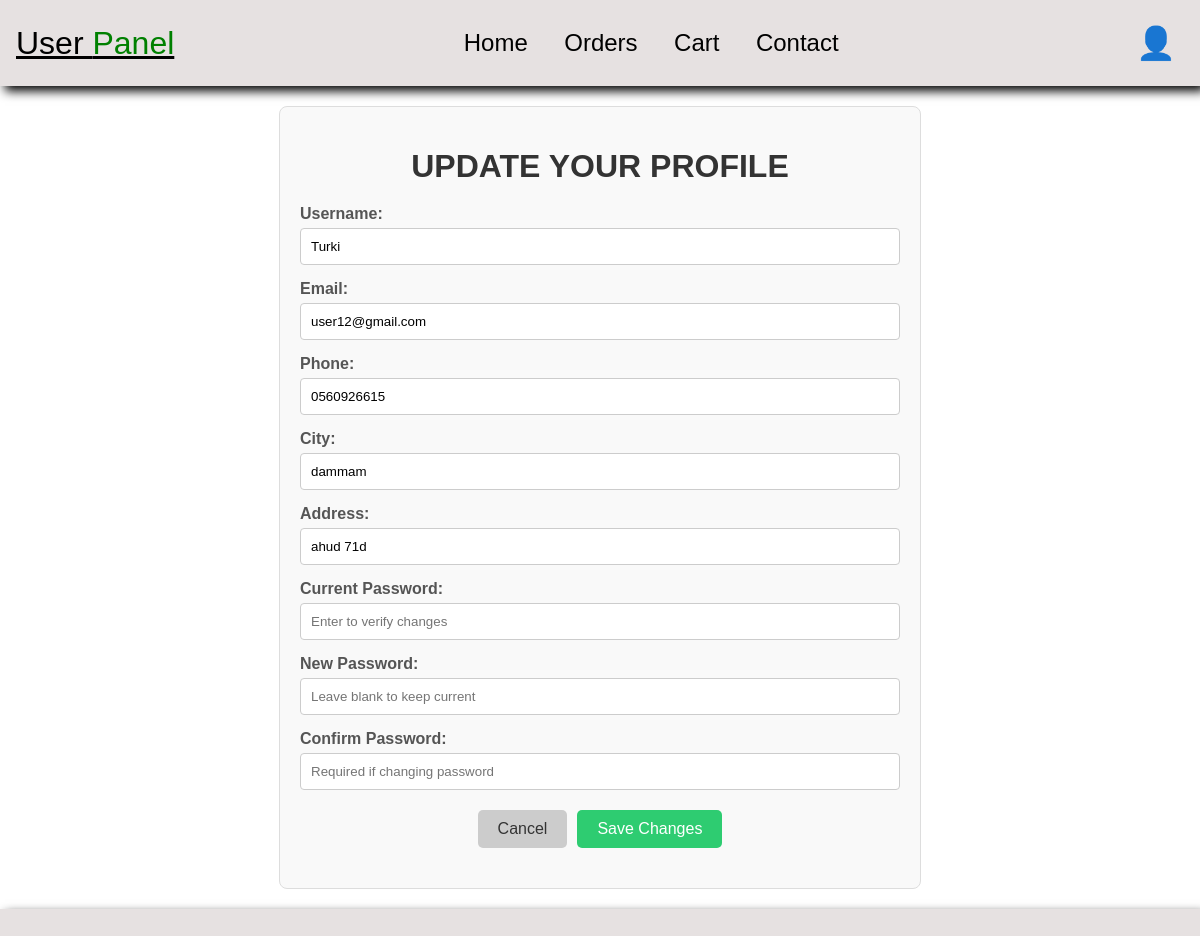
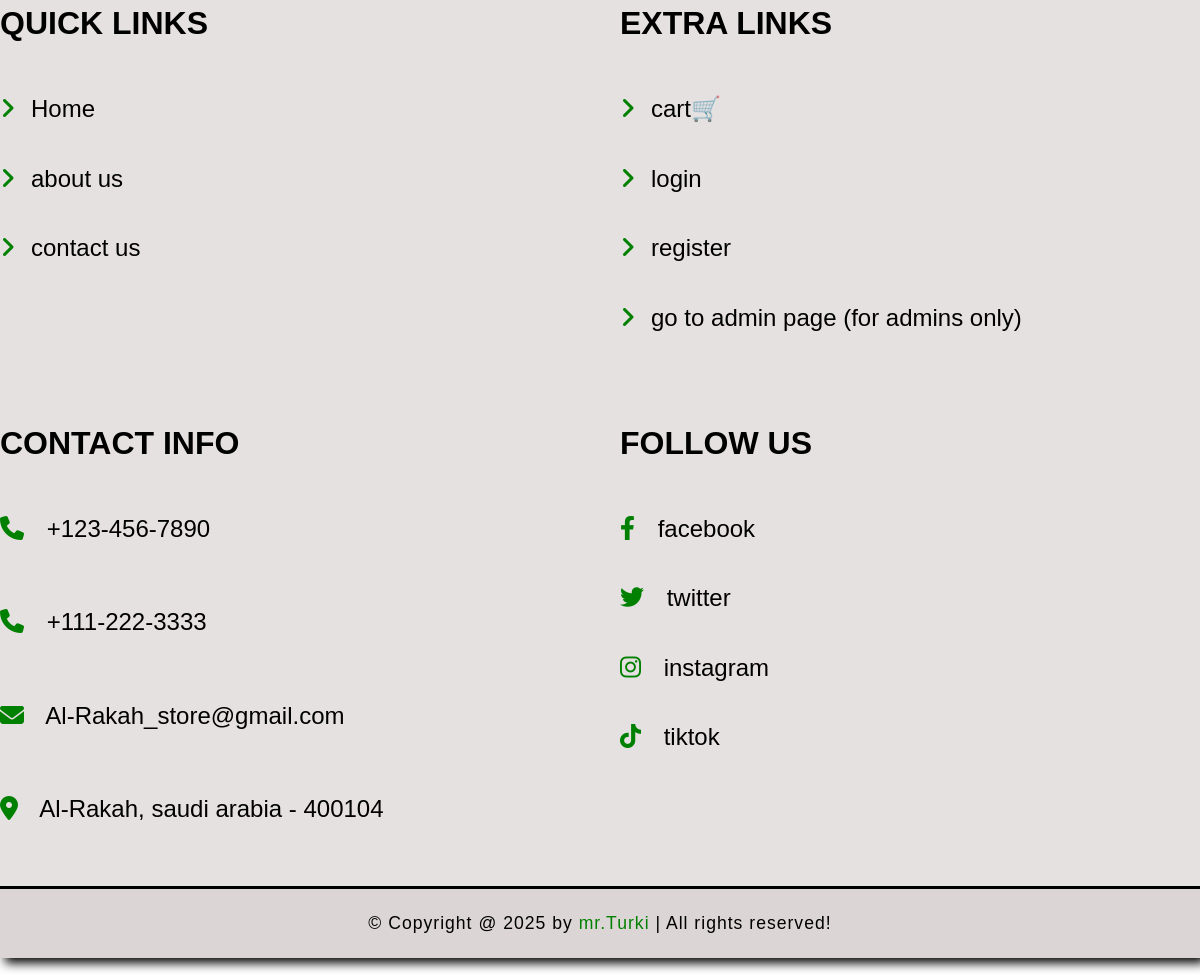
Page /GroceryStore/php/user_update_profile.php (signed in) on the committed database (2 pictures, top to bottom).
### tables this page shows
CREATE TABLE `users` (
  `id` int(11) NOT NULL AUTO_INCREMENT,
  `Name` varchar(100) NOT NULL,
  `Email` varchar(100) NOT NULL,
  `Password` varchar(255) NOT NULL,
  `city` varchar(45) NOT NULL,
  `Address` text NOT NULL,
  `Phone` varchar(15) NOT NULL,
  `CreatedAt` timestamp NOT NULL DEFAULT current_timestamp(),
  `user_type` varchar(45) DEFAULT 'user',
  PRIMARY KEY (`id`),
  UNIQUE KEY `Email` (`Email`)
);

### GroceryStore/php/user_update_profile.php (the view, shortened to what this page needs)
<?php
require_once 'config.php';
$user_id = $_SESSION['user_id'];
try {
    $select = $conn->prepare("SELECT Name, Phone, Email, City, Address, Password FROM `users` WHERE `id` = ?");
    $select->execute([$user_id]);
    $current_user = $select->fetch(PDO::FETCH_ASSOC);
} catch (PDOException $e) {
    $message = "Database error fetching user data: " . htmlspecialchars($e->getMessage());
    $message_type = "error";
}
?>
<!DOCTYPE html>
<html>
<head>
    <link rel="stylesheet" href="\web project\GroceryStore\css\StyleSheet.css">
    </head>
<body>
    <?php include 'user_header.php'; ?>
    <div class="update_user_form_container">
        <h1 class="update_user_form_title">UPDATE YOUR PROFILE</h1>
        <form method="POST" onsubmit="return validateUserProfileForm()">
            <div class="update_user_form_row">
                <label class="update_user_form_label" for="username">Username:</label>
                <input type="text" class="update_user_form_input" id="username" name="username"
                       value="<?= htmlspecialchars($current_user['Name'] ?? '') ?>" required>
            </div>
            <div class="update_user_form_row">
                <label class="update_user_form_label" for="email">Email:</label>
                <input type="email" class="update_user_form_input" id="email" name="email"
                       value="<?= htmlspecialchars($current_user['Email'] ?? '') ?>" required>
            </div>
             <div class="update_user_form_row">
                <label class="update_user_form_label" for="phone">Phone:</label>
                <input type="text" class="update_user_form_input" id="phone" name="phone"
                       value="<?= htmlspecialchars($current_user['Phone'] ?? '') ?>" required>
            </div>
            <div class="update_user_form_row">
                <label class="update_user_form_label" for="city">City:</label>
                <input type="text" class="update_user_form_input" id="city" name="city"
                       value="<?= htmlspecialchars($current_user['City'] ?? '') ?>" required>
            </div>
            <div class="update_user_form_row">
                <label class="update_user_form_label" for="address">Address:</label>
                <input type="text" class="update_user_form_input" id="address" name="address"
                       value="<?= htmlspecialchars($current_user['Address'] ?? '') ?>" required>
            </div>
            <div class="update_user_form_row">
                <label class="update_user_form_label" for="old_password">Current Password:</label>
                <input type="password" class="update_user_form_input" id="old_password" name="old_password"
                       placeholder="Enter to verify changes">
            </div>
            <div class="update_user_form_row">
                <label class="update_user_form_label" for="new_password">New Password:</label>
                <input type="password" class="update_user_form_input" id="new_password" name="new_password"
                       placeholder="Leave blank to keep current">
            </div>
            <div class="update_user_form_row">
                <label class="update_user_form_label" for="confirm_password">Confirm Password:</label>
                <input type="password" class="update_user_form_input" id="confirm_password" name="confirm_password"
                       placeholder="Required if changing password">
            </div>
            <div class="update_user_form_actions center-buttons">
                <a href="Home.php" class="update_user_form_btn">Cancel</a>
                <button type="submit" class="update_user_form_btn" name="update_profile">Save Changes</button>
            </div>
        </form>
    </div>
    <?php include 'footer.php'; ?>
</body>
</html>

### GroceryStore/css/StyleSheet.css (style rules this page uses)
body { font-family: Arial, sans-serif; margin: 0; padding: 0; background-color: white; }
.center-buttons { display: flex; justify-content: center; gap: 10px; margin: 20px 0; }
.update_user_form_container { max-width: 600px; margin: 20px auto; padding: 20px; border: 1px solid #ddd; border-radius: 8px; background-color: #f9f9f9; }
.update_user_form_title { text-align: center; margin-bottom: 20px; color: #333; }
.update_user_form_row { margin-bottom: 15px; }
.update_user_form_label { display: block; margin-bottom: 5px; font-weight: bold; color: #555; }
.update_user_form_input { width: 100%; padding: 10px; border: 1px solid #ccc; border-radius: 4px; box-sizing: border-box; }
.update_user_form_actions { margin-top: 20px; display: flex; justify-content: flex-end; gap: 10px; }
.update_user_form_actions.center-buttons { justify-content: center; }
.update_user_form_btn { padding: 10px 20px; border: none; border-radius: 5px; cursor: pointer; text-decoration: none; color: white; font-size: 1em; text-align: center; transition: background-color 0.3s ease; }
.update_user_form_btn[type="submit"] { background-color: #2ecc71; }
.update_user_form_btn:not([type="submit"]) { background-color: #ccc; color: #333; }

### rows in the picture
users: username "Turki", email "user12@gmail.com", phone "0560926615", city "dammam", address "ahud 71d"
